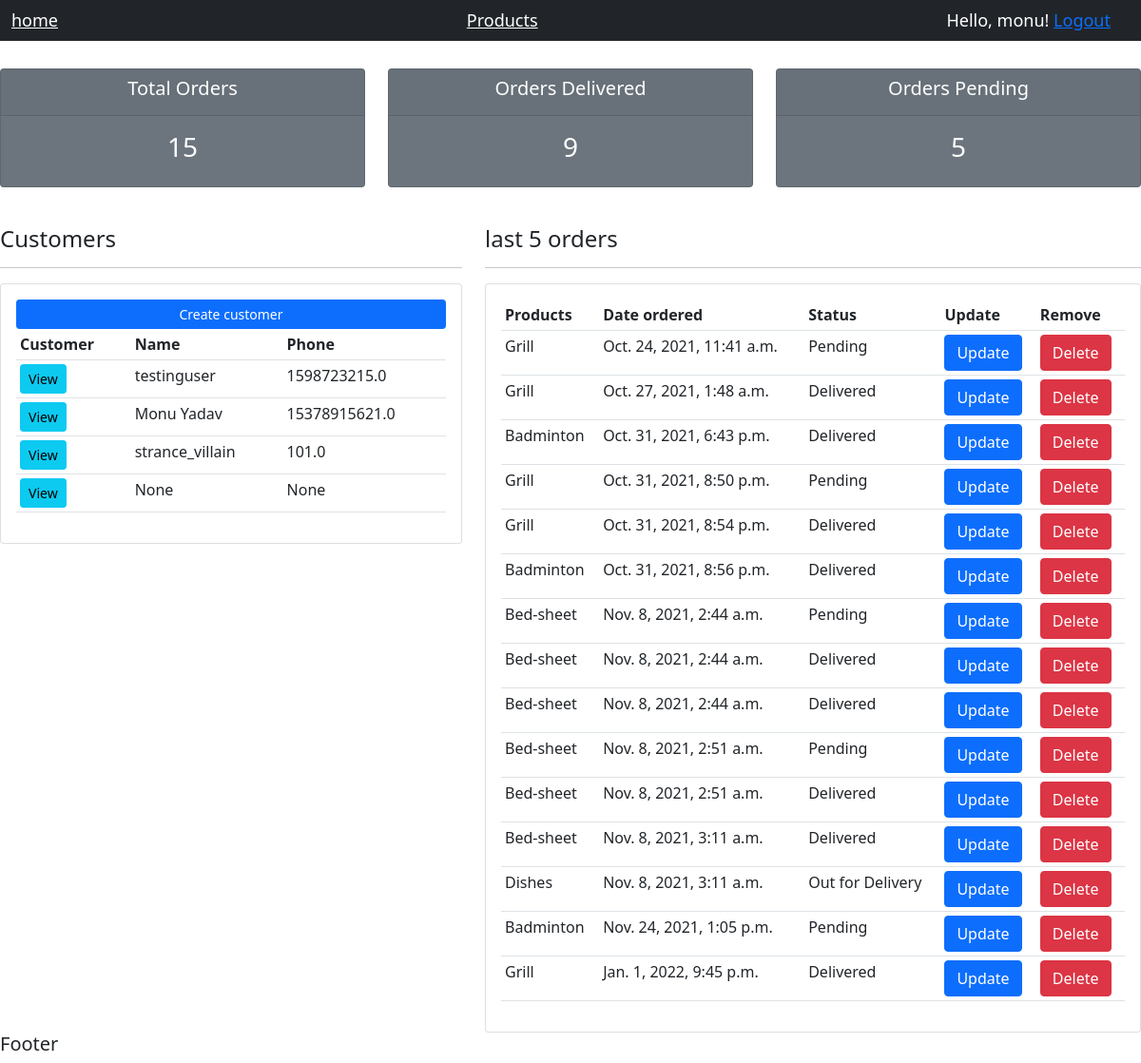
The app's page / (signed in) with its own data.
### accounts/models.py (models this page shows, shortened)
class Customer(models.Model):
    user =models.OneToOneField(User,null=True, on_delete=models.CASCADE)
    name = models.CharField(max_length=300, null=True)
    email = models.EmailField(null=True, blank=True)
    phone = models.FloatField(null=True, blank=True)
    date_created = models.DateTimeField(auto_now_add=True)

class Order(models.Model):
    STATUS = (
        ('Pending', 'Pending'),
        ('Out for Delivery', 'Out for Delivery'),
        ('Delivered', 'Delivered'),
        )
    customer = models.ForeignKey(Customer, null=True, on_delete=models.SET_NULL)
    product = models.ForeignKey(Product, null=True, on_delete=models.SET_NULL)
    date_created = models.DateTimeField(auto_now_add=True)
    status = models.CharField(max_length=200, null=True , choices=STATUS)
    note = models.CharField(max_length=200, null=True)

class Product(models.Model):
    CATEGORY =(
                ('Indoor', 'Indoor'),
                ('Out Door', 'Outdoor'),
                )
    name = models.CharField(max_length=200, null=True)
    price = models.FloatField(null=True)
    category = models.CharField(max_length=200, null=True,  choices=CATEGORY)
    description = models.CharField(max_length=200, null=True, blank=True)
    date_created = models.DateTimeField(auto_now_add=True)
    tags = models.ManyToManyField(Tag)
    def __str__(self):
        return self.name

### accounts/decorators.py (the view)
	def wrapper_function(request, *args, **kwargs):
		group = None
		if request.user.groups.exists():
			group = request.user.groups.all()[0].name
		if group == 'customer':
			return redirect('user-page')
		if group == 'admin':
			return view_func(request, *args, **kwargs)

### accounts/views.py (called while the page is built)
@login_required(login_url='login')
@admin_only
def home(request):
    orders = Order.objects.all()
    customers = Customer.objects.all()
    total_orders = orders.count()
    delivered = orders.filter(status='Delivered').count()
    pending = orders.filter(status='Pending').count()
    context = {'orders': orders, 'customers': customers,
               'total_orders': total_orders, 'delivered': delivered,
               'pending': pending}
    return render(request, 'accounts/dashboard.html', context)

### accounts/templates/accounts/dashboard.html (shortened to what this page needs)
{% extends 'accounts/base.html' %}
{% block content %}
{% include 'accounts/status.html' %}
<br>
<div class="row">
    <div class="col-md-5">
        <h4>Customers</h4>
        <hr>
        <div class="card card-body">
            <a class="btn btn-primary btn-sm btn-block" href=""> Create customer</a>
            <table class="table table-sm">
                <tr>
                    <th>Customer</th>
                    <th>Name</th>
                    <th>Phone</th>
                </tr>
                {% for i in customers %}
                        <tr>
                            <td> <a class="btn btn-sm btn-info" href="{% url 'customer' i.id %}">View</a> </td>
                            <td> {{i.name}} </td>
                            <td> {{i.phone}} </td>
                        </tr>
                {% endfor %}
            </table>
        </div>
    </div>
    <div class="col-md-7">
        <h4>last 5 orders</h4>
        <hr>
        <div class="card card-body">
            <table class="table table-sm">
                <tr>
                    <th>Products</th>
                    <th>Date ordered</th>
                    <th>Status</th>
                    <th>Update</th>
                    <th>Remove</th>
                </tr>
                {% for i in orders %}
                        <tr>
                            <td> {{i.product}} </td>
                            <td> {{i.date_created}} </td>
                            <td> {{i.status}} </td>
                            <td> <a class="btn btn-primary" href="{% url 'update_order' i.id %}">Update</a> </td>
                            <td> <a class="btn btn-danger" href="{% url 'delete_order' i.id %}">Delete</a> </td>
                        </tr>
                {% endfor %}
            </table>
        </div>
    </div>
</div>
{% endblock content %}

### accounts/templates/accounts/base.html (shortened to what this page needs)
{% load static %}
<!DOCTYPE html>
<html lang="en">
<head>
    <link href="https://cdn.jsdelivr.net/npm/bootstrap@5.1.3/dist/css/bootstrap.min.css" rel="stylesheet">
    <link rel="stylesheet" type="text/css" href="{% static '/css/base.css' %}">
</head>
<body>
        {% include 'accounts/navbar.html' %}
            <br>
            <br>
        {% block content %}
        {% endblock content %}
    <h5> Footer </h5>
</body>
</html>

### accounts/templates/accounts/navbar.html (shortened to what this page needs)
{% load static%}
<nav class="navbar navbar-light bg-dark fixed-top">
  <div class="container-fluid">
  {% if request.user.is_staff %}
    <a id="hello-msg" href="{% url 'home' %}">home</a>
    <a id="hello-msg" href="{% url 'products' %}">Products</a>
  {% endif %}
  <span id="hello-msg">Hello, {{request.user}}!  <a href="{% url 'logout' %}">Logout</a></span>
  </div>
  </nav>

### accounts/templates/accounts/status.html (shortened to what this page needs)
<br>
<div class="row">
	<div class="col">
		<div class="col-md">
			<div class="card text-center text-white  mb-3 bg" id="total-orders">
			  	<div class="card-header">
			  		<h5 class="card-title">Total Orders</h5>
			  	</div>
			  	<div class="card-body">
			    	<h3 class="card-title">{{total_orders}}</h3>
			  	</div>
			</div>
		</div>
	</div>
	<div class="col">
		<div class="col-md">
			<div class="card text-center text-white  mb-3 bg" id="orders-delivered">
			  	<div class="card-header">
			  		<h5 class="card-title">Orders Delivered</h5>
			  	</div>
			  	<div class="card-body">
			    	<h3 class="card-title">{{delivered}}</h3>
			  	</div>
			</div>
		</div>
	</div>
	<div class="col">
		<div class="col-md">
			<div class="card text-center text-white  mb-3 bg" id="orders-pending">
			  	<div class="card-header">
			  		<h5 class="card-title">Orders Pending</h5>
			  	</div>
			  	<div class="card-body">
			    	<h3 class="card-title">{{pending}}</h3>
			  	</div>
			</div>
		</div>
	</div>
</div>

### accounts/templates/accounts/navbar.html (style rules this page uses)
#hello-msg { font-size: 18px; color: #fff; margin-right: 20px; }

### accounts/templates/accounts/status.html (style rules this page uses)
.bg { background :#6c757d;; }

### records on screen
Customer: name "testinguser", phone "1598723215.0"
Customer: name "Monu Yadav", phone "15378915621.0"
Customer: name "strance_villain", phone "101.0"
Customer: name "None", phone "None"
Order: product "Grill", date_created "Oct. 24, 2021, 11:41 a.m.", status "Pending"
Order: product "Grill", date_created "Oct. 27, 2021, 1:48 a.m.", status "Delivered"
Order: product "Badminton", date_created "Oct. 31, 2021, 6:43 p.m.", status "Delivered"
Order: product "Grill", date_created "Oct. 31, 2021, 8:50 p.m.", status "Pending"
Order: product "Grill", date_created "Oct. 31, 2021, 8:54 p.m.", status "Delivered"
Order: product "Badminton", date_created "Oct. 31, 2021, 8:56 p.m.", status "Delivered"
Order: product "Bed-sheet", date_created "Nov. 8, 2021, 2:44 a.m.", status "Pending"
Order: product "Bed-sheet", date_created "Nov. 8, 2021, 2:44 a.m.", status "Delivered"
Order: product "Bed-sheet", date_created "Nov. 8, 2021, 2:44 a.m.", status "Delivered"
Order: product "Bed-sheet", date_created "Nov. 8, 2021, 2:51 a.m.", status "Pending"
Order: product "Bed-sheet", date_created "Nov. 8, 2021, 2:51 a.m.", status "Delivered"
Order: product "Bed-sheet", date_created "Nov. 8, 2021, 3:11 a.m.", status "Delivered"
Order: product "Dishes", date_created "Nov. 8, 2021, 3:11 a.m.", status "Out for Delivery"
Order: product "Badminton", date_created "Nov. 24, 2021, 1:05 p.m.", status "Pending"
Order: product "Grill", date_created "Jan. 1, 2022, 9:45 p.m.", status "Delivered"

### other values on screen
{{ request.user }} "monu"
{{ total_orders }} "15"
{{ delivered }} "9"
{{ pending }} "5"
